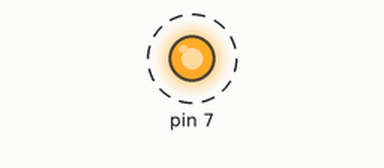
The sketch below on a simulated Arduino Uno, built with avr-gcc and run on an emulated ATmega328P. Shown: output pins drawn as LEDs (lit = HIGH). Dashed ring = blinking.

Above: at 0.2 s.
Timing chart, 0 to 3.0 s (numbered marks = the images above):
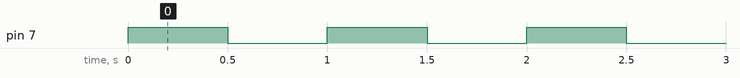

Measured:
- by itself, pin 7: alternates HIGH for 0.50 s and LOW for 0.50 s

The sketch:

sled.ino
```cpp
void setup() {
 pinMode(7,OUTPUT);
 digitalWrite(7,0);

}

void loop() {
 digitalWrite(7,1);
 delay(500);
 digitalWrite(7,0);
 delay(500);
}
```
